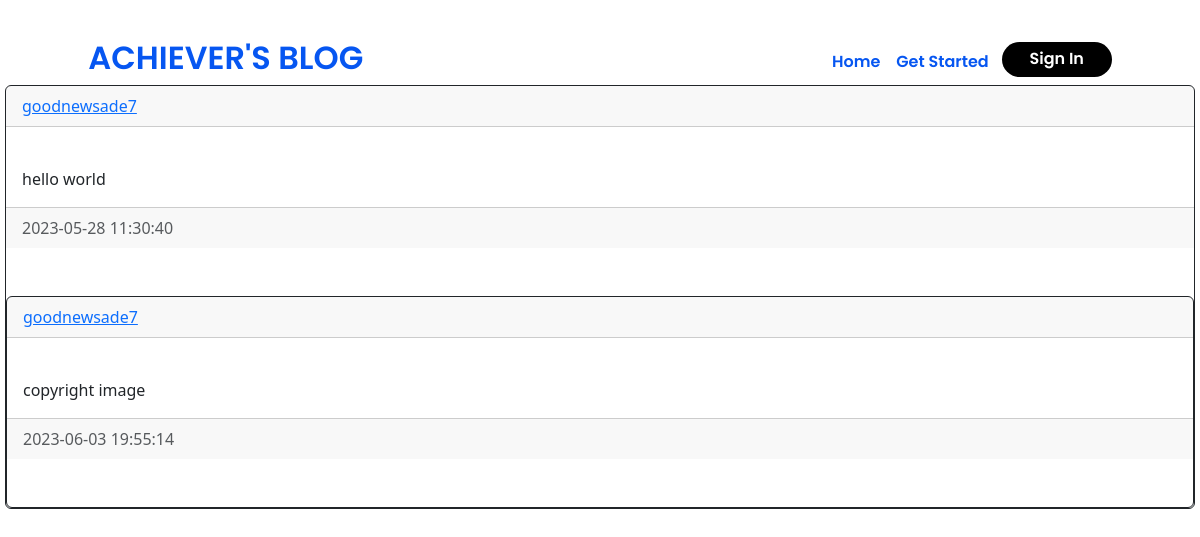
The page / on the database its author committed.
### website/models.py (models this page shows)
class Post(db.Model):
    id = db.Column(db.Integer, primary_key = True)
    title = db.Column(db.String(150), nullable=False)
    image = db.Column(db.String(150), nullable=False)
    content = db.Column(db.Text, nullable=False)
    date_created = db.Column(db.DateTime(timezone = True), default = func.now())
    author = db.Column(db.Integer, db.ForeignKey("user.id", ondelete="CASCADE"), nullable=False)

class User(db.Model, UserMixin):
    id = db.Column(db.Integer, primary_key = True)
    fullname = db.Column(db.String(150))
    username = db.Column(db.String(150), unique = True)
    password = db.Column(db.String(150))
    date_created = db.Column(db.DateTime(timezone = True), default = func.now())
    posts = db.relationship("Post", backref="user", passive_deletes=True)

### website/views.py (the view)
@views.route("/")
def home():
    posts = Post.query.all()
    print(posts[0].user.username)
    return render_template("home.html", user=current_user, posts=posts)

### website/templates/home.html (shortened to what this page needs)
{% extends "base.html" %}
{% block head %}
    <link rel= "stylesheet" type= "text/css" href= "{{ url_for('static',filename='styles/auth.css') }}">
{% endblock %}
{% block nav1 %}
    Home
{% endblock %}
{% block content %}
<div id="posts">
  {% for post in posts %}
  <div class="card border-dark">
    <div class="card-header d-flex justify-content-between align-items-center">
      <a href="/posts/{{post.user.username}}">{{post.user.username}}</a>
    </div>
    <div class="card-body">
      <div class="card-text">{{post.content}}</div>
    </div>
    <div class="card-footer text-muted">{{post.date_created}}</div>
<br></br>
  {% endfor %}
</div>
{% endblock %}

### rows shown on the page
Post: user.username "goodnewsade7", content "hello world", date_created "2023-05-28 11:30:40"
Post: user.username "goodnewsade7", content "copyright image", date_created "2023-06-03 19:55:14"
